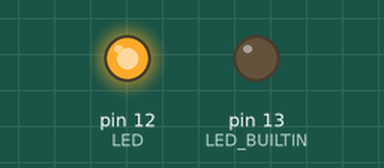
A program run on a simulated Arduino Uno, built with avr-gcc and run on an emulated ATmega328P. On the bench: output pins drawn as LEDs (lit = HIGH).

Above: at 0.2 s.
At 20.5 s:
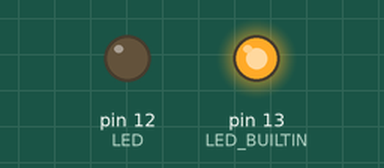
At 28.5 s:
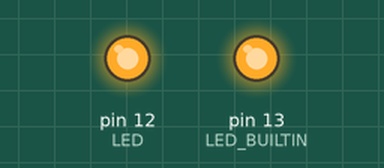
At 36.5 s:
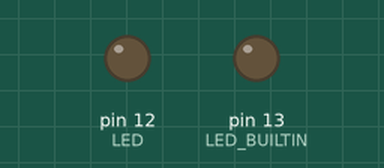
Timing chart, 0 to 41.6 s (numbered marks = the images above):
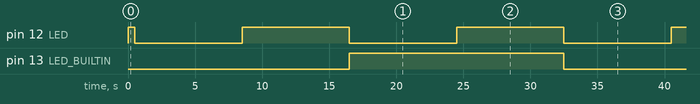

The program:

main.cpp
```cpp
#include <Arduino.h> // PlatformIO에서는 이 헤더가 필수입니다.

boolean flag = false;
void setup() {
  // DDRB 레지스터 주소 (0x24) 직접 접근 -> 5번 비트 출력 설정
  *((volatile unsigned char *)0x24) |= 0x30;

}

void loop() {
  // PORTB 레지스터 (0x25) -> LED ON
  *((volatile unsigned char *)0x25) |= 0x10;

  delay(500);

  // PORTB 레지스터 (0x25) -> LED OFF
  if (flag == true){
    *((volatile unsigned char *)0x25) |= 0x20;

  } else *((volatile unsigned char *)0x25) &= ~0x20;

 *((volatile unsigned char *)0x25) &= ~0x10;
  // PORTB 레지스터 (0x25) -> LED OFF
  delay(500);

  flag = !flag;

}
```

4-1_arduino.cpp
```cpp
#include <Arduino.h>


unsigned int count = 0;

void setup() {
    Serial.begin(9600);
    Serial.available();
    pinMode(LED_BUILTIN, OUTPUT);  // LED_BUILTIN = pin 13
}


void loop() {
    digitalWrite(13, HIGH);
    _delay_ms(1000);
    digitalWrite(13, LOW);
    _delay_ms(1000);

    Serial.println(count++);
    // _delay_ms(1000);

}
```

tact_switch.cpp
```cpp
/////////////////////////////////////////////////
// Tact Switch - Internal Pull UP , External Pull-UP ( )


// #define F_CPU 16000000UL
// #include <Arduino.h>
// #include <avr/io.h>
// #include <avr/interrupt.h>
// #include <util/delay.h>
// #include <stdio.h>

// int main() {
//     int data = 0x01;

//     // Set PD2 as input (0)
//     DDRD &= ~(1 << DDD7);
//     DDRD &= ~(1 << DDD6);
//     DDRD &= ~(1 << DDD5);

//     // // Enable internal pull-up for PD2
//     // PORTD |= (1 << PORTD7);
//     // PORTD |= (1 << PORTD6);
//     // PORTD |= (1 << PORTD5);

//     // Set PB5 (LED) as output (1)
//     DDRB |= (1 << DDB7);
//     DDRB |= (1 << DDB6);
//     DDRB |= (1 << DDB5);

//     while(1) {
//         if ( (PIND7 & data) == 0 )   // 1. 버튼 눌림 감지 (Active Low 가정)
//         {
//            // _delay_ms(20);          // 2. 채터링 제거

//             data <<= 1;             // 3. 데이터 이동 (Shift)
//             if(data == 0) data = 1; // 4. 회전 처리


//             while( (PIND7 & data) == 1 ); // 6. 버튼 뗄 때까지 대기 (중요)
//            // _delay_ms(20);          // 7. 뗄 때 채터링 제거
//         }

//         if ( (PIND6 & data) == 0 )   // 1. 버튼 눌림 감지 (Active Low 가정)
//         {
//            // _delay_ms(20);          // 2. 채터링 제거

//             data <<= 1;             // 3. 데이터 이동 (Shift)
//             if(data == 0) data = 1; // 4. 회전 처리


//             while( (PIND6 & data) == 1 ); // 6. 버튼 뗄 때까지 대기 (중요)
//            // _delay_ms(20);          // 7. 뗄 때 채터링 제거
//         }


//         if ( (PIND5 & data) == 0 )   // 1. 버튼 눌림 감지 (Active Low 가정)
//         {
//            // _delay_ms(20);          // 2. 채터링 제거

//             data <<= 1;             // 3. 데이터 이동 (Shift)
//             if(data == 0) data = 1; // 4. 회전 처리


//             while( (PIND5 & data) == 1 ); // 6. 버튼 뗄 때까지 대기 (중요)
//            // _delay_ms(20);          // 7. 뗄 때 채터링 제거
//         }
//     }
// }


// Tact Switch - Pull Down Code


#define F_CPU 16000000UL
#include <Arduino.h>
#include <avr/io.h>
#include <avr/interrupt.h>
#include <util/delay.h>
#include <stdio.h>

int main() {
    int data = 0x01;

    // Set PD2 as input (0)
    DDRD &= ~(1 << DDD7);
    DDRD &= ~(1 << DDD6);
    DDRD &= ~(1 << DDD5);

    // // Enable internal pull-up for PD2
    // PORTD |= (1 << PORTD7);
    // PORTD |= (1 << PORTD6);
    // PORTD |= (1 << PORTD5);

    // Set PB5 (LED) as output (1)
    DDRB |= (1 << DDB7);
    DDRB |= (1 << DDB6);
    DDRB |= (1 << DDB5);

    while(1) {
        if ( (PIND7 & data) == 1 )   // 1. 버튼 눌림 감지 (Active Low 가정)
        {
            // _delay_ms(20);          // 2. 채터링 제거

            data <<= 1;             // 3. 데이터 이동 (Shift)
            if(data == 0) data = 1; // 4. 회전 처리


            while( (PIND7 & data) == 0 ); // 6. 버튼 뗄 때까지 대기 (중요)
            // _delay_ms(20);          // 7. 뗄 때 채터링 제거
        }

        if ( (PIND6 & data) == 1 )   // 1. 버튼 눌림 감지 (Active Low 가정)
        {
            // _delay_ms(20);          // 2. 채터링 제거

            data <<= 1;             // 3. 데이터 이동 (Shift)
            if(data == 0) data = 1; // 4. 회전 처리


            while( (PIND6 & data) == 0 ); // 6. 버튼 뗄 때까지 대기 (중요)
            // _delay_ms(20);          // 7. 뗄 때 채터링 제거
        }


        if ( (PIND5 & data) == 1 )   // 1. 버튼 눌림 감지 (Active Low 가정)
        {
            // _delay_ms(20);          // 2. 채터링 제거

            data <<= 1;             // 3. 데이터 이동 (Shift)
            if(data == 0) data = 1; // 4. 회전 처리


            while( (PIND5 & data) == 0 ); // 6. 버튼 뗄 때까지 대기 (중요)
            // _delay_ms(20);          // 7. 뗄 때 채터링 제거
        }
    }
}
```

task_main.cpp
```cpp
// - **우노(AVR) 환경에서의 장점:**
// - 비선점형(Cooperative) 방식이므로 메모리(SRAM)가 2KB에 불과한 우노에서도 오버헤드 없이 매우 가볍게 동작함.
// - FreeRTOS 같은 무거운 운영체제를 올리기 부담스러운 8비트 환경에서 `delay()` 없는 다중 타이밍 제어(예: 여러 개의 LED 독립 제어, 주기적인 센서 읽기)를 구현할 때 최적의 선택임.
// RAM or Flash Consumption <= 50% 일때 사용

#include <Arduino.h>
#include <TaskScheduler.h>

Scheduler runner;

// 태스크 콜백 함수 선언
void blinkLED1();
void blinkLED2();
void blinkLED3();

// 태스크 객체 생성 (주기ms, 반복횟수, 콜백함수, 스케줄러포인터, 자동시작)
Task task1(500, TASK_FOREVER, &blinkLED1, &runner, true); // 1초 주기
Task task2(300, TASK_FOREVER, &blinkLED2, &runner, true);  // 0.3초 주기
Task task3(1500, TASK_FOREVER, &blinkLED3, &runner, true);  // 0.3초 주기

void blinkLED1() {
    digitalWrite(13, !digitalRead(13)); // 내장 LED 토글
}

void blinkLED2() {
    digitalWrite(12, !digitalRead(12)); // 외부 LED 토글
}

void blinkLED3() {
    digitalWrite(11, !digitalRead(11)); // 외부 LED 토글
}

void setup() {
    pinMode(13, OUTPUT);
    pinMode(12, OUTPUT);
    pinMode(11, OUTPUT);
    runner.startNow(); // 스케줄러 시작
}

void loop() {
    runner.execute(); // 스케줄러 실행 루프 (delay 사용 금지)
}


//  "
```

wdt_interrupt.c
```cpp
#include <avr/io.h>
#include <avr/interrupt.h>
#include <avr/wdt.h>
#include <avr/sleep.h>
#include <avr/delay.h>

#define BTN_PIN PD2 // 외부 인터럽트 0 (D2)
#define LED_PIN PB5 // 아두이노 D13

void init_hardware(void) {
    // 1. 입출력 핀 설정 (D2 풀업 저항 활성화)
    DDRB |= (1 << LED_PIN);
    DDRD &= ~(1 << BTN_PIN);
    PORTD |= (1 << BTN_PIN);

    // 2. INT0 외부 인터럽트 설정 (하강 에지)
    EICRA |= (1 << ISC01);
    EICRA &= ~(1 << ISC00);
    EIMSK |= (1 << INT0);

    // 3. Timer0 초기화 (아직 타이머는 가동하지 않음)
    TCCR0A = 0x00; // 일반(Normal) 모드
    TCCR0B = 0x00; // 타이머 정지 상태

    sei(); // 전역 인터럽트 활성화
}

// [핵심 1] INT0 외부 인터럽트 (버튼이 눌리는 순간 1회만 실행됨)
ISR(INT0_vect) {
    wdt_reset(); // 0번 인터럽트 발생하면 wdt 카운트 초기화 -- 다시 8초
    // 1. 바운싱으로 인한 중복 실행을 막기 위해 INT0 감지 임시 차단
    EIMSK &= ~(1 << INT0);

    // // 2. 실제 원하는 작업 수행
    // PORTB ^= (1 << LED_PIN);

    // __vector_1(); // 컴파일 가능 but , 재귀 호출 - 사용 X

    // 3. 디바운싱 타이머(Timer0) 가동 설정
    TCNT0 = 0;              // 타이머 카운트 0으로 초기화
    TIFR0 |= (1 << TOV0);   // 이전 오버플로우 플래그 강제 지움
    TIMSK0 |= (1 << TOIE0); // Timer0 오버플로우 인터럽트 켜기

    // 프리스케일러 1024 적용하여 타이머 시작
    // (16MHz / 1024 = 15625Hz. 256번 카운트 시 약 16.38ms 경과)
    TCCR0B = (1 << CS02) | (1 << CS00);
}


// [핵심 2] Timer0 오버플로우 인터럽트 (약 16.38ms 후 스위치 안정화 시점)
ISR(TIMER0_OVF_vect) {
    // 1. 타이머 정지 및 인터럽트 끄기 (1회용 지연 역할 완료)
    TCCR0B = 0x00;
    TIMSK0 &= ~(1 << TOIE0);

    // 2. 대기하는 16ms 동안 발생했던 노이즈(바운싱) 인터럽트 플래그 강제 삭제
    EIFR |= (1 << INTF0);

    // 3. INT0 외부 인터럽트 다시 켜기 (새로운 버튼 클릭 받을 준비 완료)
    EIMSK |= (1 << INT0);
}


///////////////////////////////////////////////////////////

void WDT_init(void)
{
    DDRB |= (1 << PB5);

    cli();
    WDTCSR |= (1 << WDCE) | (1 << WDE);
    WDTCSR = (1 << WDIE) | (1 << WDP2) | (1 << WDP1);
    // wdt_enable(WDTO_1S);
    sei();
}

// 워치독 설정 함수 (8초 주기, 인터럽트 모드)
void setup_watchdog_8s(void) {
    cli();
    MCUSR &= ~(1 << WDRF); // 리셋 플래그 클리어

    // 설정 변경을 위한 잠금 해제 (Timed Sequence)
    WDTCSR |= (1 << WDCE) | (1 << WDE);

    // WDP3, WDP0 세트로 8초 설정 (WDP3:0 = 1001)
    // WDIE 세트로 인터럽트 모드 활성화
    WDTCSR = (1 << WDIE) | (1 << WDP3) | (1 << WDP0);

    sei();
}


// 워치독 인터럽트 서비스 루틴
ISR(WDT_vect) {
    // 하드웨어가 WDIE를 자동으로 0으로 만들 수 있으므로 다시 세트 (보수적 설계)
    WDTCSR |= (1 << WDIE);
}


void enter_sleep(void) {
    // 수면 모드 설정 (가장 깊은 수면: Power-down)
    set_sleep_mode(SLEEP_MODE_PWR_DOWN);

    sleep_enable();  // 수면 준비

    // 수면 중 갈색 아웃 감지(BOD) 회로를 꺼서 전력 추가 절감 (옵션)
    // sleep_bod_disable();

    sleep_cpu();     // 여기서 CPU가 멈춤 (8초 뒤 WDT 인터럽트로 깨어남)

    // --- 여기서부터는 깨어난 후 실행되는 영역 ---
    sleep_disable(); // 수면 모드 해제
}

int main(void) {
    // DDRB |= (1 << LED_PIN); // LED 출력 설정

    setup_watchdog_8s();
    init_hardware();

    while (1) {
        // 1. 작업 수행 (LED 토글)
        PORTB |= (1 << LED_PIN);
        _delay_ms(200); // 잠깐 켜진 것을 확인하기 위함
        PORTB &= ~(1 << LED_PIN);

        // 2. 수면 모드 진입 (8초간 정지)
        enter_sleep();
    }
    return 0;
}
```

Measured:
- by itself, pin 12 (LED): repeats every 16.0 s: LOW 8.0 s, HIGH 8.0 s
- by itself, pin 13 (LED_BUILTIN): alternates HIGH for 16.0 s and LOW for 16.0 s
- by itself, everything shown: repeats every 32.0 s, in 4 steps
